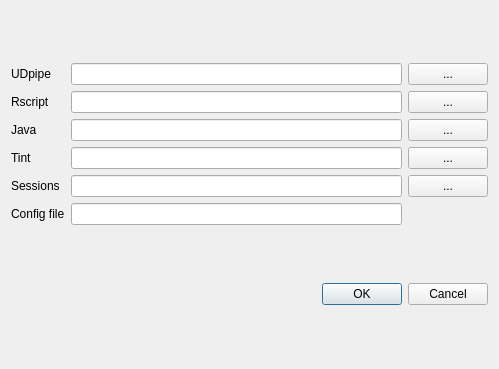
<?xml version="1.0" encoding="UTF-8"?>
<ui version="4.0">
 <class>Dialog</class>
 <widget class="QDialog" name="Dialog">
  <property name="geometry">
   <rect>
    <x>0</x>
    <y>0</y>
    <width>499</width>
    <height>369</height>
   </rect>
  </property>
  <property name="windowTitle">
   <string>Dialog</string>
  </property>
  <layout class="QVBoxLayout" name="verticalLayout">
   <item>
    <layout class="QGridLayout" name="gridLayout">
     <item row="1" column="0">
      <widget class="QLabel" name="label_2">
       <property name="text">
        <string>Rscript</string>
       </property>
      </widget>
     </item>
     <item row="0" column="0">
      <widget class="QLabel" name="label">
       <property name="text">
        <string>UDpipe</string>
       </property>
      </widget>
     </item>
     <item row="4" column="2">
      <widget class="QLineEdit" name="lineEdit_5"/>
     </item>
     <item row="1" column="2">
      <widget class="QLineEdit" name="lineEdit_2"/>
     </item>
     <item row="2" column="2">
      <widget class="QLineEdit" name="java"/>
     </item>
     <item row="3" column="0">
      <widget class="QLabel" name="label_4">
       <property name="text">
        <string>Tint</string>
       </property>
      </widget>
     </item>
     <item row="3" column="3">
      <widget class="QPushButton" name="loadtint">
       <property name="text">
        <string>...</string>
       </property>
      </widget>
     </item>
     <item row="3" column="2">
      <widget class="QLineEdit" name="tintlib"/>
     </item>
     <item row="2" column="3">
      <widget class="QPushButton" name="loadjava">
       <property name="text">
        <string>...</string>
       </property>
      </widget>
     </item>
     <item row="1" column="3">
      <widget class="QPushButton" name="pushButton_2">
       <property name="text">
        <string>...</string>
       </property>
      </widget>
     </item>
     <item row="0" column="3">
      <widget class="QPushButton" name="pushButton">
       <property name="text">
        <string>...</string>
       </property>
      </widget>
     </item>
     <item row="2" column="0">
      <widget class="QLabel" name="label_3">
       <property name="text">
        <string>Java</string>
       </property>
      </widget>
     </item>
     <item row="0" column="2">
      <widget class="QLineEdit" name="lineEdit"/>
     </item>
     <item row="4" column="3">
      <widget class="QPushButton" name="pushButton_5">
       <property name="text">
        <string>...</string>
       </property>
      </widget>
     </item>
     <item row="4" column="0">
      <widget class="QLabel" name="label_5">
       <property name="text">
        <string>Sessions</string>
       </property>
      </widget>
     </item>
     <item row="5" column="2">
      <widget class="QLineEdit" name="lineEdit_6">
       <property name="enabled">
        <bool>true</bool>
       </property>
       <property name="readOnly">
        <bool>true</bool>
       </property>
      </widget>
     </item>
     <item row="5" column="0">
      <widget class="QLabel" name="label_6">
       <property name="text">
        <string>Config file</string>
       </property>
      </widget>
     </item>
    </layout>
   </item>
   <item>
    <widget class="QDialogButtonBox" name="buttonBox">
     <property name="orientation">
      <enum>Qt::Horizontal</enum>
     </property>
     <property name="standardButtons">
      <set>QDialogButtonBox::Cancel|QDialogButtonBox::Ok</set>
     </property>
    </widget>
   </item>
  </layout>
 </widget>
 <resources/>
 <connections>
  <connection>
   <sender>buttonBox</sender>
   <signal>accepted()</signal>
   <receiver>Dialog</receiver>
   <slot>accept()</slot>
   <hints>
    <hint type="sourcelabel">
     <x>248</x>
     <y>254</y>
    </hint>
    <hint type="destinationlabel">
     <x>157</x>
     <y>274</y>
    </hint>
   </hints>
  </connection>
  <connection>
   <sender>buttonBox</sender>
   <signal>rejected()</signal>
   <receiver>Dialog</receiver>
   <slot>reject()</slot>
   <hints>
    <hint type="sourcelabel">
     <x>316</x>
     <y>260</y>
    </hint>
    <hint type="destinationlabel">
     <x>286</x>
     <y>274</y>
    </hint>
   </hints>
  </connection>
 </connections>
</ui>
